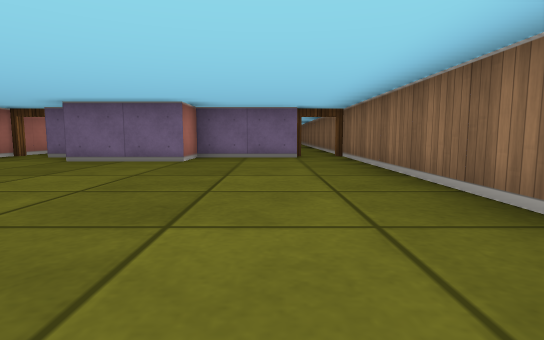
[1] (above)

19 first-person views from a walk through a cub3D maze. The camera is about half as high as the walls, tilts 6° down and sees 80° across. The floor is counted in squares. Each view is taken from the middle of a square. On the plan, view 1 faces up. The plan holds only what a view shows up to about 9 squares ahead; the rest is blank.

[2]
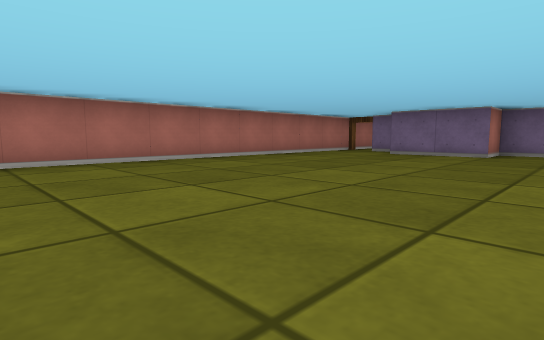

[3]
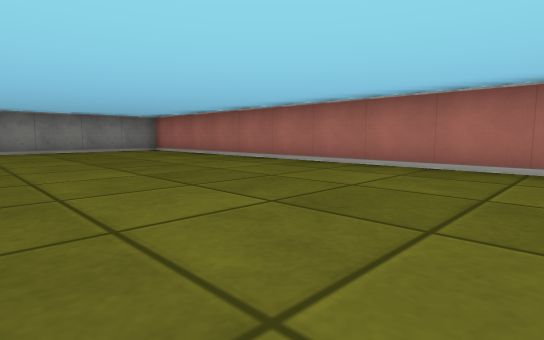

[4]
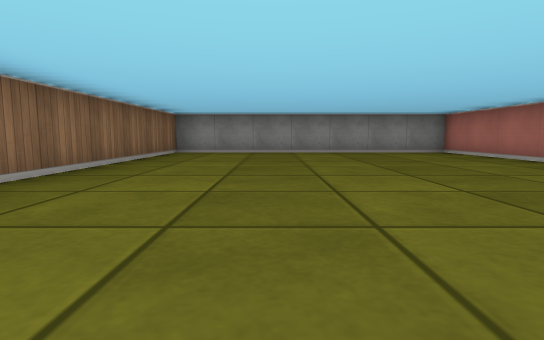

[5]
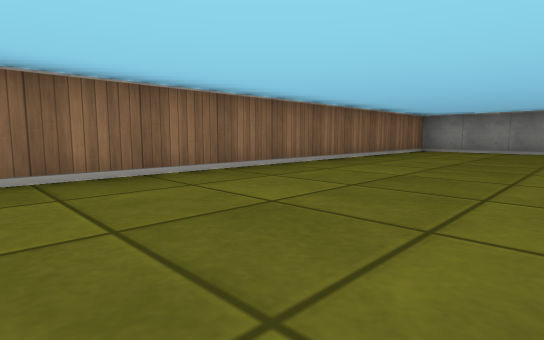

[6]
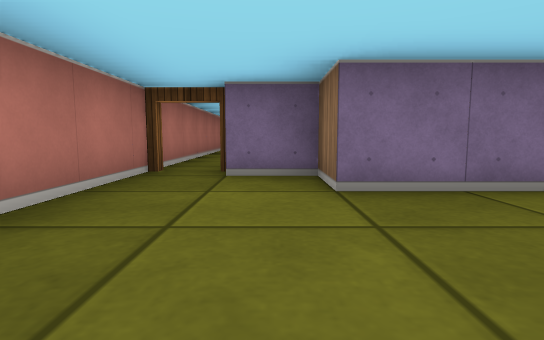

[7]
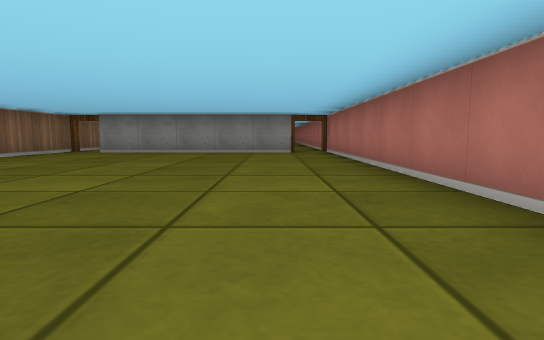

[8]
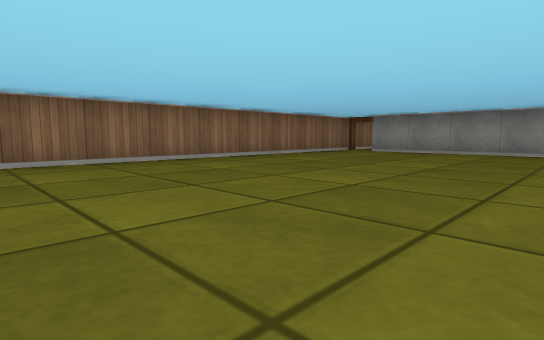

[9]
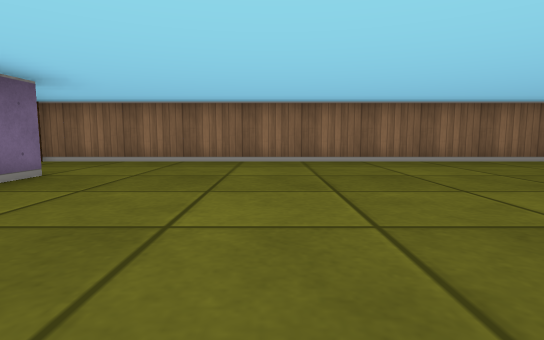

[10]
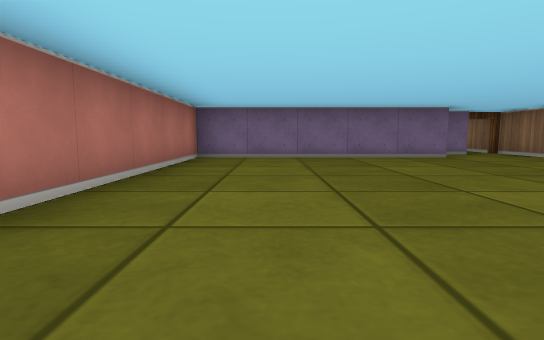

[11]
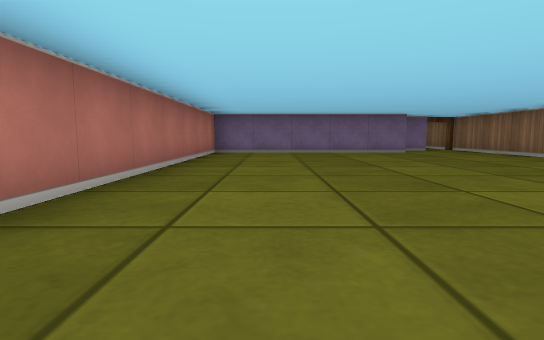

[12]
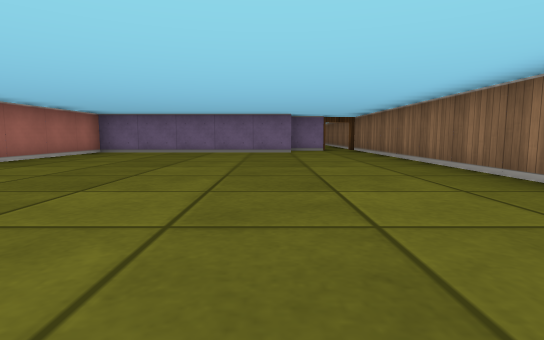

[13]
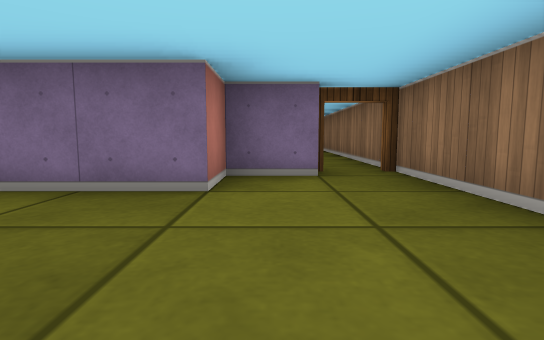

[14]
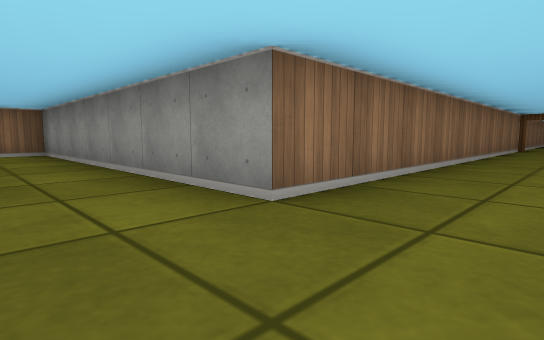

[15]
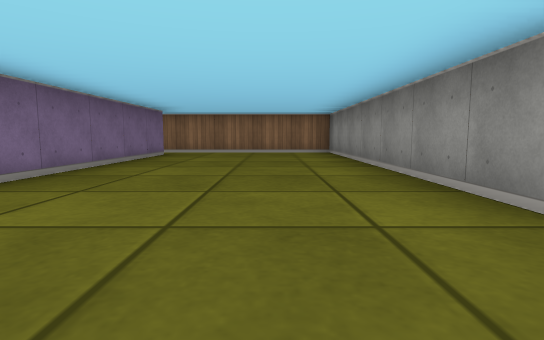

[16]
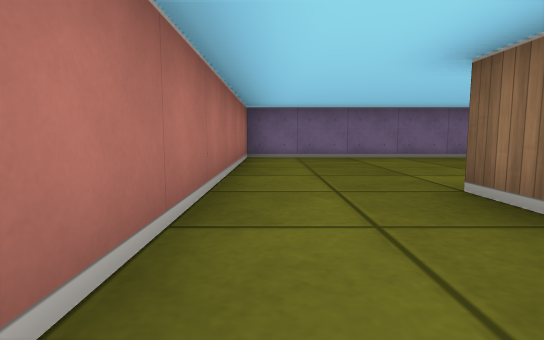

[17]
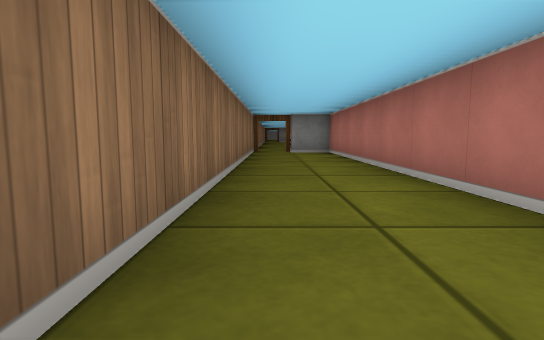

[18]
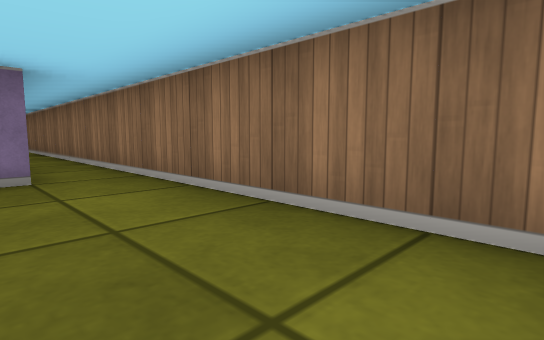

[19]
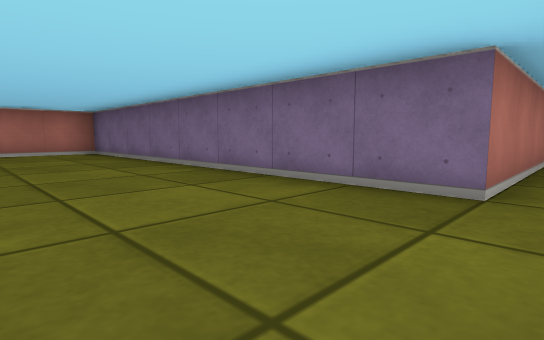

### Floor plan
Points are (right, up) in squares from view 1. A wall is a line through its corners. A room is listed if a view was taken in it or the views show most of it. See-through windows are left out.
Room 1 (views 1, 2, 3, 4, 5, 6)
walls: (0.5, 6.5) (-1.5, 6.5) (-1.5, 5.5) (-3.5, 5.5) (-3.5, 6.5) (-4.5, 6.5); (-5.5, 7) (-5.5, -8.5) (1.5, -8.5) (1.5, 7)
ways out: open door at (-5, 7) to room 2; open door at (1, 7) to room 2
Room 2 (views 7, 8, 9, 10, 11, 12, 13)
walls: (-4.6, 7.5) (0.5, 7.5); (0.6, 20.5) (-0.5, 20.5) (-0.5, 19.5) (-5.5, 19.5) (-5.5, 7); (1.5, 7) (1.5, 21)
ways out: open door at (-5, 7) to room 1; open door at (1, 7) to room 1; open door at (1, 21) to room 3
Room 3 (views 14, 15, 16, 17, 18, 19)
walls: (7.5, 37.8) (7.5, 34.5) (-0.5, 34.5) (-0.5, 21.5) (0.5, 21.5); (1.5, 21) (1.5, 30.5) (8.5, 30.5) (8.5, 41.5)
ways out: open door at (1, 21) to room 2

Positions as (right, up) in squares from view 1, and headings:
1: (0, 0), facing up
2: (0, -2), facing up-left
3: (-1, 1), facing down-left
4: (-1, 0), facing down
5: (-2, 1), facing down-right
6: (-4, 3), facing up
7: (-4, 16), facing down
8: (-4, 16), facing down-right
9: (-4, 17), facing right
10: (-4, 13), facing up
11: (-4, 11), facing up
12: (-1, 11), facing up
13: (0, 17), facing up
14: (0, 32), facing down-right
15: (0, 32), facing right
16: (0, 28), facing up
17: (1, 30), facing down
18: (7, 31), facing up-right
19: (8, 32), facing up-left
